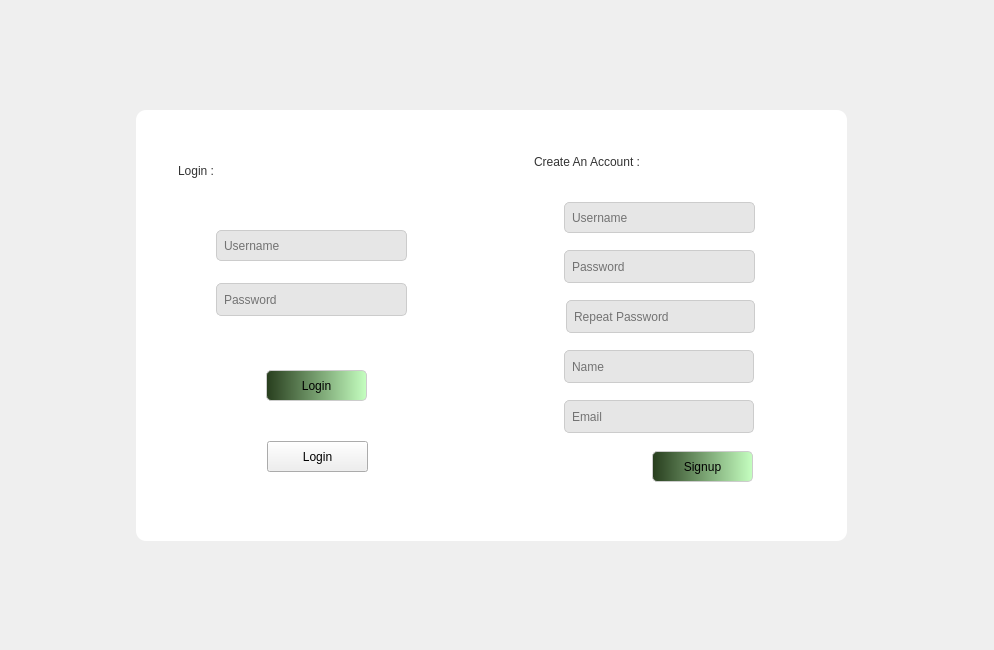
<?xml version="1.0" encoding="UTF-8"?>
<ui version="4.0">
 <class>Login_SignUp</class>
 <widget class="QMainWindow" name="Login_SignUp">
  <property name="geometry">
   <rect>
    <x>0</x>
    <y>0</y>
    <width>994</width>
    <height>650</height>
   </rect>
  </property>
  <property name="windowTitle">
   <string>Login Signup</string>
  </property>
  <property name="styleSheet">
   <string notr="true"/>
  </property>
  <widget class="QWidget" name="centralwidget">
   <widget class="QFrame" name="mainFrame">
    <property name="geometry">
     <rect>
      <x>136</x>
      <y>110</y>
      <width>711</width>
      <height>431</height>
     </rect>
    </property>
    <property name="sizePolicy">
     <sizepolicy hsizetype="Fixed" vsizetype="Fixed">
      <horstretch>0</horstretch>
      <verstretch>0</verstretch>
     </sizepolicy>
    </property>
    <property name="styleSheet">
     <string notr="true">QFrame {
	border-radius: 10px;
	background-color: rgb(255, 255, 255);
}

QLineEdit {
	background-color: rgb(230, 230, 230);
	font: 10pt &quot;Dosis&quot;;
    border: 1px solid #cccccc;
    border-radius: 5px;
    padding: 5px;
	color: rgb(0, 0, 0);
    box-shadow: 2px 2px 5px rgba(0, 0, 0, 0.2);
}
QLineEdit:focus {
    box-shadow: 0 0 10px rgba(0, 123, 255, 0.5);
}

QLineEdit:hover {
	background-color: rgb(151, 151, 151);
}

QPushButton {
  /* background-color: rgb(230, 230, 230);*/
	font: 10pt &quot;Dosis&quot;;
	background-color: qlineargradient(spread:pad, x1:0, y1:0, x2:1, y2:0, stop:0 rgba(39, 61, 29, 255), stop:1 rgba(197, 255, 192, 255));
	color: rgb(0, 0, 0);
    border: 1px solid #cccccc;
    border-radius: 5px;
}
QPushButton:hover {
    
}

QLabel {
    color: #333333;
	font: 12pt &quot;Dosis&quot;;
    background-color: transparent;
    padding: 5px;
}

</string>
    </property>
    <property name="frameShape">
     <enum>QFrame::Shape::StyledPanel</enum>
    </property>
    <property name="frameShadow">
     <enum>QFrame::Shadow::Raised</enum>
    </property>
    <widget class="QLineEdit" name="nameLE">
     <property name="geometry">
      <rect>
       <x>428</x>
       <y>240</y>
       <width>190</width>
       <height>33</height>
      </rect>
     </property>
     <property name="alignment">
      <set>Qt::AlignmentFlag::AlignLeading|Qt::AlignmentFlag::AlignLeft|Qt::AlignmentFlag::AlignVCenter</set>
     </property>
     <property name="placeholderText">
      <string>Name</string>
     </property>
    </widget>
    <widget class="QLineEdit" name="usernaemLE">
     <property name="geometry">
      <rect>
       <x>428</x>
       <y>92</y>
       <width>191</width>
       <height>31</height>
      </rect>
     </property>
     <property name="placeholderText">
      <string>Username</string>
     </property>
    </widget>
    <widget class="QLabel" name="creatAccountLB">
     <property name="geometry">
      <rect>
       <x>390</x>
       <y>31</y>
       <width>211</width>
       <height>41</height>
      </rect>
     </property>
     <property name="styleSheet">
      <string notr="true"/>
     </property>
     <property name="text">
      <string>Create An Account : </string>
     </property>
    </widget>
    <widget class="QLineEdit" name="passwordLE_2">
     <property name="geometry">
      <rect>
       <x>430</x>
       <y>190</y>
       <width>189</width>
       <height>33</height>
      </rect>
     </property>
     <property name="placeholderText">
      <string>Repeat Password</string>
     </property>
    </widget>
    <widget class="QLabel" name="usernameERLB">
     <property name="geometry">
      <rect>
       <x>430</x>
       <y>120</y>
       <width>181</width>
       <height>21</height>
      </rect>
     </property>
     <property name="text">
      <string/>
     </property>
    </widget>
    <widget class="QLabel" name="passwordERLB">
     <property name="geometry">
      <rect>
       <x>430</x>
       <y>170</y>
       <width>181</width>
       <height>21</height>
      </rect>
     </property>
     <property name="text">
      <string/>
     </property>
    </widget>
    <widget class="QLabel" name="rpPasswordERLB">
     <property name="geometry">
      <rect>
       <x>430</x>
       <y>220</y>
       <width>181</width>
       <height>21</height>
      </rect>
     </property>
     <property name="text">
      <string/>
     </property>
    </widget>
    <widget class="QLabel" name="nameERLB">
     <property name="geometry">
      <rect>
       <x>430</x>
       <y>270</y>
       <width>181</width>
       <height>21</height>
      </rect>
     </property>
     <property name="text">
      <string/>
     </property>
    </widget>
    <widget class="QLabel" name="emailERLB">
     <property name="geometry">
      <rect>
       <x>430</x>
       <y>320</y>
       <width>181</width>
       <height>21</height>
      </rect>
     </property>
     <property name="text">
      <string/>
     </property>
    </widget>
    <widget class="QLineEdit" name="emailLE">
     <property name="geometry">
      <rect>
       <x>428</x>
       <y>290</y>
       <width>190</width>
       <height>33</height>
      </rect>
     </property>
     <property name="text">
      <string/>
     </property>
     <property name="placeholderText">
      <string>Email</string>
     </property>
    </widget>
    <widget class="QLineEdit" name="passwordLE">
     <property name="geometry">
      <rect>
       <x>428</x>
       <y>140</y>
       <width>191</width>
       <height>33</height>
      </rect>
     </property>
     <property name="text">
      <string/>
     </property>
     <property name="placeholderText">
      <string>Password</string>
     </property>
    </widget>
    <widget class="QPushButton" name="signupPB">
     <property name="geometry">
      <rect>
       <x>516</x>
       <y>341</y>
       <width>101</width>
       <height>31</height>
      </rect>
     </property>
     <property name="sizePolicy">
      <sizepolicy hsizetype="Fixed" vsizetype="Fixed">
       <horstretch>0</horstretch>
       <verstretch>0</verstretch>
      </sizepolicy>
     </property>
     <property name="text">
      <string>Signup</string>
     </property>
    </widget>
    <widget class="QLabel" name="loginLB">
     <property name="geometry">
      <rect>
       <x>34</x>
       <y>40</y>
       <width>161</width>
       <height>41</height>
      </rect>
     </property>
     <property name="styleSheet">
      <string notr="true">background : transparent;</string>
     </property>
     <property name="text">
      <string>Login : </string>
     </property>
    </widget>
    <widget class="QLabel" name="passwordLoginERLB">
     <property name="geometry">
      <rect>
       <x>85</x>
       <y>207</y>
       <width>181</width>
       <height>21</height>
      </rect>
     </property>
     <property name="styleSheet">
      <string notr="true">background : transparent;</string>
     </property>
     <property name="text">
      <string/>
     </property>
    </widget>
    <widget class="QPushButton" name="loginPB">
     <property name="geometry">
      <rect>
       <x>130</x>
       <y>260</y>
       <width>101</width>
       <height>31</height>
      </rect>
     </property>
     <property name="sizePolicy">
      <sizepolicy hsizetype="Fixed" vsizetype="Fixed">
       <horstretch>0</horstretch>
       <verstretch>0</verstretch>
      </sizepolicy>
     </property>
     <property name="text">
      <string>Login</string>
     </property>
    </widget>
    <widget class="QLineEdit" name="passwordLoginLE">
     <property name="geometry">
      <rect>
       <x>80</x>
       <y>173</y>
       <width>191</width>
       <height>33</height>
      </rect>
     </property>
     <property name="text">
      <string/>
     </property>
     <property name="placeholderText">
      <string>Password</string>
     </property>
    </widget>
    <widget class="QLabel" name="usernameLoginERLB">
     <property name="geometry">
      <rect>
       <x>85</x>
       <y>151</y>
       <width>181</width>
       <height>21</height>
      </rect>
     </property>
     <property name="styleSheet">
      <string notr="true">background : transparent;</string>
     </property>
     <property name="text">
      <string/>
     </property>
    </widget>
    <widget class="QLineEdit" name="usernameLoginLE">
     <property name="geometry">
      <rect>
       <x>80</x>
       <y>120</y>
       <width>191</width>
       <height>31</height>
      </rect>
     </property>
     <property name="placeholderText">
      <string>Username</string>
     </property>
    </widget>
    <zorder>emailLE</zorder>
    <zorder>passwordLE</zorder>
    <zorder>signupPB</zorder>
    <zorder>usernaemLE</zorder>
    <zorder>creatAccountLB</zorder>
    <zorder>nameLE</zorder>
    <zorder>passwordLE_2</zorder>
    <zorder>usernameERLB</zorder>
    <zorder>passwordERLB</zorder>
    <zorder>rpPasswordERLB</zorder>
    <zorder>nameERLB</zorder>
    <zorder>emailERLB</zorder>
    <zorder>loginLB</zorder>
    <zorder>passwordLoginERLB</zorder>
    <zorder>loginPB</zorder>
    <zorder>passwordLoginLE</zorder>
    <zorder>usernameLoginERLB</zorder>
    <zorder>usernameLoginLE</zorder>
   </widget>
   <widget class="QFrame" name="picture">
    <property name="geometry">
     <rect>
      <x>142</x>
      <y>115</y>
      <width>351</width>
      <height>421</height>
     </rect>
    </property>
    <property name="sizePolicy">
     <sizepolicy hsizetype="Fixed" vsizetype="Fixed">
      <horstretch>0</horstretch>
      <verstretch>0</verstretch>
     </sizepolicy>
    </property>
    <property name="styleSheet">
     <string notr="true">/*QFrame {
	background-image: url(:/Backgrounds/							Premium_Vector_Woodland_forest_landscape_with_trees_enhanced.png);
	border-radius: 15px;
	background-size: cover;	
	 background-repeat: no-repeat;
    background-position: center;
}
*/

QFrame {
    background-image: url(:/Backgrounds/Premium_Vector_Woodland_forest_landscape_with_trees_enhanced.png);
    background-position: center;
    background-repeat: no-repeat;
    border-radius: 15px;
    border: 1px solid transparent; /* Optional */
}
</string>
    </property>
    <property name="frameShape">
     <enum>QFrame::Shape::StyledPanel</enum>
    </property>
    <property name="frameShadow">
     <enum>QFrame::Shadow::Raised</enum>
    </property>
    <widget class="QPushButton" name="openLoginSignupPB">
     <property name="geometry">
      <rect>
       <x>125</x>
       <y>326</y>
       <width>101</width>
       <height>31</height>
      </rect>
     </property>
     <property name="text">
      <string>Login</string>
     </property>
     <property name="checkable">
      <bool>true</bool>
     </property>
    </widget>
   </widget>
  </widget>
 </widget>
 <resources/>
 <connections/>
</ui>
